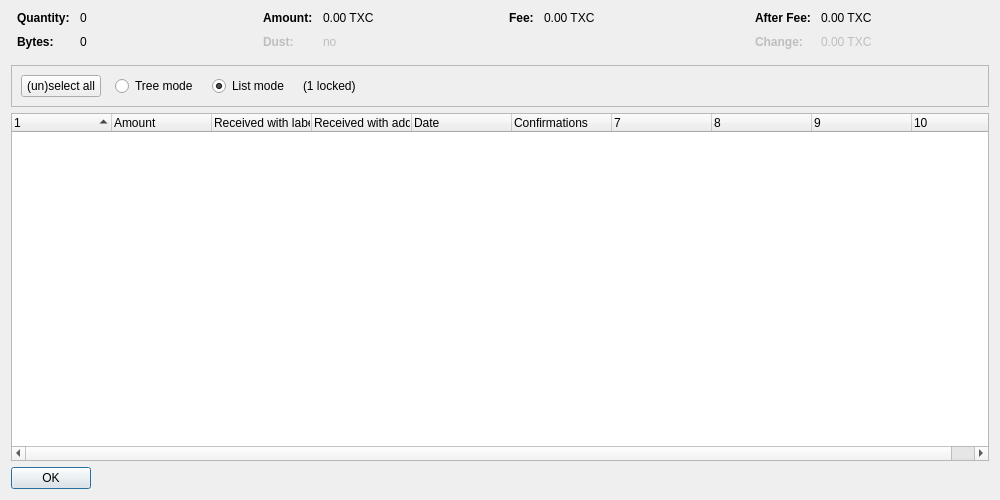
<?xml version="1.0" encoding="UTF-8"?>
<ui version="4.0">
 <class>CoinControlDialog</class>
 <widget class="QDialog" name="CoinControlDialog">
  <property name="geometry">
   <rect>
    <x>0</x>
    <y>0</y>
    <width>1000</width>
    <height>500</height>
   </rect>
  </property>
  <property name="windowTitle">
   <string>Coin Selection</string>
  </property>
  <layout class="QVBoxLayout" name="verticalLayout">
   <item>
    <layout class="QHBoxLayout" name="horizontalLayoutTop" stretch="0,0,0,0">
     <property name="topMargin">
      <number>0</number>
     </property>
     <property name="bottomMargin">
      <number>10</number>
     </property>
     <item>
      <layout class="QFormLayout" name="formLayoutCoinControl1">
       <property name="horizontalSpacing">
        <number>10</number>
       </property>
       <property name="verticalSpacing">
        <number>10</number>
       </property>
       <property name="leftMargin">
        <number>6</number>
       </property>
       <property name="rightMargin">
        <number>6</number>
       </property>
       <item row="0" column="0">
        <widget class="QLabel" name="labelCoinControlQuantityText">
         <property name="font">
          <font>
           <weight>75</weight>
           <bold>true</bold>
          </font>
         </property>
         <property name="text">
          <string>Quantity:</string>
         </property>
        </widget>
       </item>
       <item row="0" column="1">
        <widget class="QLabel" name="labelCoinControlQuantity">
         <property name="cursor">
          <cursorShape>IBeamCursor</cursorShape>
         </property>
         <property name="contextMenuPolicy">
          <enum>Qt::ActionsContextMenu</enum>
         </property>
         <property name="text">
          <string notr="true">0</string>
         </property>
         <property name="textInteractionFlags">
          <set>Qt::LinksAccessibleByMouse|Qt::TextSelectableByKeyboard|Qt::TextSelectableByMouse</set>
         </property>
        </widget>
       </item>
       <item row="1" column="0">
        <widget class="QLabel" name="labelCoinControlBytesText">
         <property name="font">
          <font>
           <weight>75</weight>
           <bold>true</bold>
          </font>
         </property>
         <property name="text">
          <string>Bytes:</string>
         </property>
        </widget>
       </item>
       <item row="1" column="1">
        <widget class="QLabel" name="labelCoinControlBytes">
         <property name="cursor">
          <cursorShape>IBeamCursor</cursorShape>
         </property>
         <property name="contextMenuPolicy">
          <enum>Qt::ActionsContextMenu</enum>
         </property>
         <property name="text">
          <string notr="true">0</string>
         </property>
         <property name="textInteractionFlags">
          <set>Qt::LinksAccessibleByMouse|Qt::TextSelectableByKeyboard|Qt::TextSelectableByMouse</set>
         </property>
        </widget>
       </item>
      </layout>
     </item>
     <item>
      <layout class="QFormLayout" name="formLayoutCoinControl2">
       <property name="horizontalSpacing">
        <number>10</number>
       </property>
       <property name="verticalSpacing">
        <number>10</number>
       </property>
       <property name="leftMargin">
        <number>6</number>
       </property>
       <property name="rightMargin">
        <number>6</number>
       </property>
       <item row="0" column="0">
        <widget class="QLabel" name="labelCoinControlAmountText">
         <property name="font">
          <font>
           <weight>75</weight>
           <bold>true</bold>
          </font>
         </property>
         <property name="text">
          <string>Amount:</string>
         </property>
        </widget>
       </item>
       <item row="0" column="1">
        <widget class="QLabel" name="labelCoinControlAmount">
         <property name="cursor">
          <cursorShape>IBeamCursor</cursorShape>
         </property>
         <property name="contextMenuPolicy">
          <enum>Qt::ActionsContextMenu</enum>
         </property>
         <property name="text">
          <string notr="true">0.00 TXC</string>
         </property>
         <property name="textInteractionFlags">
          <set>Qt::LinksAccessibleByMouse|Qt::TextSelectableByKeyboard|Qt::TextSelectableByMouse</set>
         </property>
        </widget>
       </item>
       <item row="1" column="0">
        <widget class="QLabel" name="labelCoinControlLowOutputText">
         <property name="enabled">
          <bool>false</bool>
         </property>
         <property name="font">
          <font>
           <weight>75</weight>
           <bold>true</bold>
          </font>
         </property>
         <property name="text">
          <string>Dust:</string>
         </property>
        </widget>
       </item>
       <item row="1" column="1">
        <widget class="QLabel" name="labelCoinControlLowOutput">
         <property name="enabled">
          <bool>false</bool>
         </property>
         <property name="cursor">
          <cursorShape>IBeamCursor</cursorShape>
         </property>
         <property name="contextMenuPolicy">
          <enum>Qt::ActionsContextMenu</enum>
         </property>
         <property name="text">
          <string notr="true">no</string>
         </property>
         <property name="textInteractionFlags">
          <set>Qt::LinksAccessibleByMouse|Qt::TextSelectableByKeyboard|Qt::TextSelectableByMouse</set>
         </property>
        </widget>
       </item>
      </layout>
     </item>
     <item>
      <layout class="QFormLayout" name="formLayoutCoinControl3">
       <property name="horizontalSpacing">
        <number>10</number>
       </property>
       <property name="verticalSpacing">
        <number>10</number>
       </property>
       <property name="leftMargin">
        <number>6</number>
       </property>
       <property name="rightMargin">
        <number>6</number>
       </property>
       <item row="0" column="0">
        <widget class="QLabel" name="labelCoinControlFeeText">
         <property name="font">
          <font>
           <weight>75</weight>
           <bold>true</bold>
          </font>
         </property>
         <property name="text">
          <string>Fee:</string>
         </property>
        </widget>
       </item>
       <item row="0" column="1">
        <widget class="QLabel" name="labelCoinControlFee">
         <property name="cursor">
          <cursorShape>IBeamCursor</cursorShape>
         </property>
         <property name="contextMenuPolicy">
          <enum>Qt::ActionsContextMenu</enum>
         </property>
         <property name="text">
          <string notr="true">0.00 TXC</string>
         </property>
         <property name="textInteractionFlags">
          <set>Qt::LinksAccessibleByMouse|Qt::TextSelectableByKeyboard|Qt::TextSelectableByMouse</set>
         </property>
        </widget>
       </item>
      </layout>
     </item>
     <item>
      <layout class="QFormLayout" name="formLayoutCoinControl4">
       <property name="horizontalSpacing">
        <number>10</number>
       </property>
       <property name="verticalSpacing">
        <number>10</number>
       </property>
       <property name="leftMargin">
        <number>6</number>
       </property>
       <property name="rightMargin">
        <number>6</number>
       </property>
       <item row="0" column="0">
        <widget class="QLabel" name="labelCoinControlAfterFeeText">
         <property name="font">
          <font>
           <weight>75</weight>
           <bold>true</bold>
          </font>
         </property>
         <property name="text">
          <string>After Fee:</string>
         </property>
        </widget>
       </item>
       <item row="0" column="1">
        <widget class="QLabel" name="labelCoinControlAfterFee">
         <property name="cursor">
          <cursorShape>IBeamCursor</cursorShape>
         </property>
         <property name="contextMenuPolicy">
          <enum>Qt::ActionsContextMenu</enum>
         </property>
         <property name="text">
          <string notr="true">0.00 TXC</string>
         </property>
         <property name="textInteractionFlags">
          <set>Qt::LinksAccessibleByMouse|Qt::TextSelectableByKeyboard|Qt::TextSelectableByMouse</set>
         </property>
        </widget>
       </item>
       <item row="1" column="0">
        <widget class="QLabel" name="labelCoinControlChangeText">
         <property name="enabled">
          <bool>false</bool>
         </property>
         <property name="font">
          <font>
           <weight>75</weight>
           <bold>true</bold>
          </font>
         </property>
         <property name="text">
          <string>Change:</string>
         </property>
        </widget>
       </item>
       <item row="1" column="1">
        <widget class="QLabel" name="labelCoinControlChange">
         <property name="enabled">
          <bool>false</bool>
         </property>
         <property name="cursor">
          <cursorShape>IBeamCursor</cursorShape>
         </property>
         <property name="contextMenuPolicy">
          <enum>Qt::ActionsContextMenu</enum>
         </property>
         <property name="text">
          <string notr="true">0.00 TXC</string>
         </property>
         <property name="textInteractionFlags">
          <set>Qt::LinksAccessibleByMouse|Qt::TextSelectableByKeyboard|Qt::TextSelectableByMouse</set>
         </property>
        </widget>
       </item>
      </layout>
     </item>
    </layout>
   </item>
   <item>
    <widget class="QFrame" name="frame">
     <property name="minimumSize">
      <size>
       <width>0</width>
       <height>40</height>
      </size>
     </property>
     <property name="frameShape">
      <enum>QFrame::StyledPanel</enum>
     </property>
     <property name="frameShadow">
      <enum>QFrame::Sunken</enum>
     </property>
     <layout class="QHBoxLayout" name="horizontalLayout">
      <item>
       <layout class="QHBoxLayout" name="horizontalLayoutPanel" stretch="0,0,0,0,0">
        <property name="spacing">
         <number>14</number>
        </property>
        <item>
         <widget class="QPushButton" name="pushButtonSelectAll">
          <property name="sizePolicy">
           <sizepolicy hsizetype="Maximum" vsizetype="Fixed">
            <horstretch>0</horstretch>
            <verstretch>0</verstretch>
           </sizepolicy>
          </property>
          <property name="text">
           <string>(un)select all</string>
          </property>
          <property name="autoDefault">
           <bool>false</bool>
          </property>
         </widget>
        </item>
        <item>
         <widget class="QRadioButton" name="radioTreeMode">
          <property name="sizePolicy">
           <sizepolicy hsizetype="Maximum" vsizetype="Fixed">
            <horstretch>0</horstretch>
            <verstretch>0</verstretch>
           </sizepolicy>
          </property>
          <property name="text">
           <string>Tree mode</string>
          </property>
         </widget>
        </item>
        <item>
         <widget class="QRadioButton" name="radioListMode">
          <property name="sizePolicy">
           <sizepolicy hsizetype="Maximum" vsizetype="Fixed">
            <horstretch>0</horstretch>
            <verstretch>0</verstretch>
           </sizepolicy>
          </property>
          <property name="text">
           <string>List mode</string>
          </property>
          <property name="checked">
           <bool>true</bool>
          </property>
         </widget>
        </item>
        <item>
         <widget class="QLabel" name="labelLocked">
          <property name="text">
           <string notr="true">(1 locked)</string>
          </property>
         </widget>
        </item>
        <item>
         <spacer name="horizontalSpacer">
          <property name="orientation">
           <enum>Qt::Horizontal</enum>
          </property>
          <property name="sizeHint" stdset="0">
           <size>
            <width>40</width>
            <height>20</height>
           </size>
          </property>
         </spacer>
        </item>
       </layout>
      </item>
     </layout>
    </widget>
   </item>
   <item>
    <widget class="CoinControlTreeWidget" name="treeWidget">
     <property name="contextMenuPolicy">
      <enum>Qt::CustomContextMenu</enum>
     </property>
     <property name="sortingEnabled">
      <bool>false</bool>
     </property>
     <property name="columnCount">
      <number>10</number>
     </property>
     <attribute name="headerShowSortIndicator" stdset="0">
      <bool>true</bool>
     </attribute>
     <attribute name="headerStretchLastSection">
      <bool>false</bool>
     </attribute>
     <column>
      <property name="text">
       <string/>
      </property>
     </column>
     <column>
      <property name="text">
       <string>Amount</string>
      </property>
     </column>
     <column>
      <property name="text">
       <string>Received with label</string>
      </property>
     </column>
     <column>
      <property name="text">
       <string>Received with address</string>
      </property>
     </column>
     <column>
      <property name="text">
       <string>Date</string>
      </property>
     </column>
     <column>
      <property name="text">
       <string>Confirmations</string>
      </property>
      <property name="toolTip">
       <string>Confirmed</string>
      </property>
     </column>
     <column>
      <property name="text">
       <string/>
      </property>
     </column>
     <column>
      <property name="text">
       <string/>
      </property>
     </column>
     <column>
      <property name="text">
       <string/>
      </property>
     </column>
     <column>
      <property name="text">
       <string/>
      </property>
     </column>
    </widget>
   </item>
   <item>
    <widget class="QDialogButtonBox" name="buttonBox">
     <property name="sizePolicy">
      <sizepolicy hsizetype="Maximum" vsizetype="Fixed">
       <horstretch>0</horstretch>
       <verstretch>0</verstretch>
      </sizepolicy>
     </property>
     <property name="orientation">
      <enum>Qt::Horizontal</enum>
     </property>
     <property name="standardButtons">
      <set>QDialogButtonBox::Ok</set>
     </property>
    </widget>
   </item>
  </layout>
 </widget>
 <customwidgets>
  <customwidget>
   <class>CoinControlTreeWidget</class>
   <extends>QTreeWidget</extends>
   <header>qt/coincontroltreewidget.h</header>
  </customwidget>
 </customwidgets>
 <resources/>
 <connections/>
</ui>
